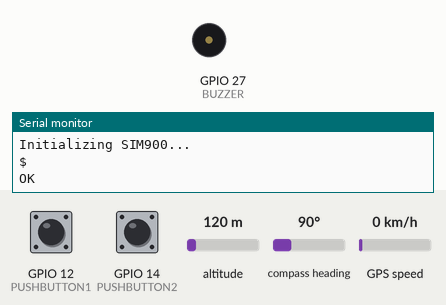
This sketch was run on a simulated ESP32. Parts: buzzer (waves = sounding), the last lines printed to the serial monitor. Inputs (shaded band) come from the test bench; at power-on: GPIO 14 (PUSHBUTTON2) HIGH, GPIO 12 (PUSHBUTTON1) HIGH, altitude 120 m, compass heading 90°, GPS speed 0 km/h. The GPS gets a fix after 3 s at 37.7749, -122.4194 with 8 satellites; the modem accepts every AT command (registered, SIM ready, sends succeed) and sends nothing else.

Above: at 2.7 s.
2.8 s: GPIO 14 (PUSHBUTTON2) pulled LOW for 1 s
At 4.3 s:
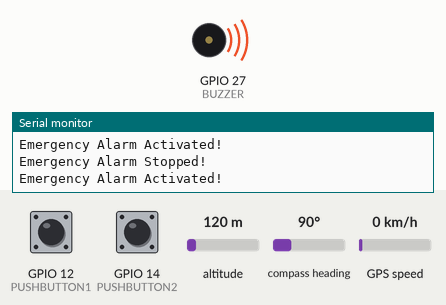
7.8 s: GPIO 14 (PUSHBUTTON2) pulled LOW for 3.2 s
12.5 s: GPIO 14 (PUSHBUTTON2) pulled LOW for 0.15 s
At 13.8 s:
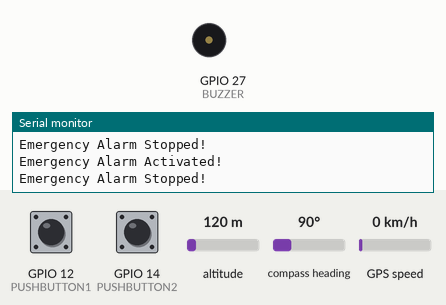
Timing chart, 0 to 15.5 s (numbered marks = the images above; inputs shaded):
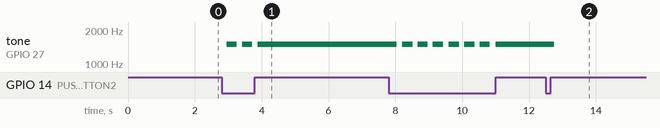

Measured:
- after the input at 2.8 s, tone on GPIO 27 (BUZZER): alternates 1500 Hz for 0.31 s and silent for 0.16 s, 5 changes in all, then stays 1500 Hz, starting after 0.15 s
- after the input at 12.5 s, tone on GPIO 27 (BUZZER): 1500 Hz → silent after 0.25 s instead of 3.5 s

The sketch:

Firmware.ino
```cpp
#include <HardwareSerial.h>
#include <TinyGPS++.h>

#define RXD2 17  // SIM900 TX -> ESP32 GPIO17 (RX2)
#define TXD2 16  // SIM900 RX -> ESP32 GPIO16 (TX2)
#define RXD1 26  // NEO-6M TX -> ESP32 GPIO26 (RX1)
#define TXD1 25  // NEO-6M RX -> ESP32 GPIO25 (TX1)

#define PUSHBUTTON1 12
#define PUSHBUTTON2 14
#define BUZZER 27   // Buzzer on GPIO25

#define HIGH_FREQ  1500   // High pitch frequency (Hz)
#define LOW_FREQ   1500    // Lower pitch frequency (Hz)
#define BEEP_DELAY 80     // Delay between tones (milliseconds)
#define ALARM_TIME 5000   // Max alarm duration (5 seconds)
#define DEBOUNCE_TIME 150  // Button debounce time

bool inCall = false;
bool alarmActive = false;   // Track if the alarm is ON or OFF

String phoneNumber = "xxxx-xxx-xxxx";
String phoneNumber2 = "xxxx-xxx-xxxx";
String message = "Emergency Alert! User pressed the emergency button! Last location active:";

unsigned long lastButtonPress1 = 0;
unsigned long lastButtonPress2 = 0;

// Use predefined Serial1 & Serial2 for ESP32
TinyGPSPlus gps; // TinyGPS++ Object

void setup() {
  Serial.begin(115200);  // Serial Monitor
  Serial2.begin(9600, SERIAL_8N1, RXD2, TXD2);  // SIM900 (GSM)
  Serial1.begin(9600, SERIAL_8N1, RXD1, TXD1);  // NEO-6M (GPS)

  pinMode(PUSHBUTTON1, INPUT_PULLUP);
  pinMode(PUSHBUTTON2, INPUT_PULLUP);
  pinMode(BUZZER, OUTPUT);

  digitalWrite(BUZZER, LOW);

  Serial.println("Initializing SIM900...");
  delay(1000);
  Serial2.println("AT");  // Test connection
  updateSerial();
}

void loop() {
  unsigned long currentMillis = millis();

  // Check SMS button press with debounce
  if (digitalRead(PUSHBUTTON1) == LOW && currentMillis - lastButtonPress1 > DEBOUNCE_TIME) {
    delay(DEBOUNCE_TIME);  // Additional debounce
    lastButtonPress1 = currentMillis;
    SendMessage();
  }

  // Check noise alarm button press with debounce
  if (digitalRead(PUSHBUTTON2) == LOW && currentMillis - lastButtonPress2 > DEBOUNCE_TIME) {
    delay(DEBOUNCE_TIME);  // Additional debounce
    lastButtonPress2 = currentMillis;
    NoiseAlarm();
  }

  // Read GPS Data
  while (Serial1.available()) {
    gps.encode(Serial1.read());
  }
}

void SendMessage() {
  Serial2.println("AT+CMGF=1");  // Set SMS mode
  updateSerial();

  Serial.println("Checking for call status...");
  unsigned long startTime = millis();
  while (millis() - startTime < 5000) {
    if (Serial2.available()) {
      String response = Serial2.readString();
      Serial.println("Response: " + response);
      if (response.indexOf("RING") != -1) {
        Serial.println("Incoming call detected! Answering...");
        Serial2.println("ATA");
        updateSerial();
        inCall = true;
        return;
      }
    }
  }

  if (inCall) {
    Serial.println("Ending active call...");
    Serial2.println("ATH");
    updateSerial();
    inCall = false;
    return;
  }

  Serial.println("No incoming call detected. Sending SMS...");

  String gpsMessage = message + getGPSData();  // Append GPS coordinates
  sendSMS(phoneNumber, gpsMessage);
  delay(3000);
  sendSMS(phoneNumber2, gpsMessage);
  delay(5000);

  Serial2.println("ATD" + phoneNumber2 + ";");  // Set SMS mode
  updateSerial();
  Serial.println("Calling " + phoneNumber2 + "...");
  delay(100000);
  Serial2.println("ATH");

}

void sendSMS(String number, String msg) {
  Serial2.print("AT+CMGS=\"");
  Serial2.print(number);
  Serial2.println("\"");
  updateSerial();

  Serial2.print(msg);
  Serial2.write(26);
  updateSerial();
  Serial.println("SMS Sent to " + number);
}

void NoiseAlarm() {
  alarmActive = !alarmActive;  // Toggle alarm state

  if (alarmActive) {
    Serial.println("Emergency Alarm Activated!");

    unsigned long startTime = millis();

    // Ensure buzzer oscillates properly
    for (int i = 0; i < (ALARM_TIME / (2 * BEEP_DELAY)); i++) {
      tone(BUZZER, HIGH_FREQ);
      delay(BEEP_DELAY);
      tone(BUZZER, LOW_FREQ);
      delay(BEEP_DELAY);

      if (digitalRead(PUSHBUTTON2) == LOW) { // Stop if button is pressed again
        delay(DEBOUNCE_TIME);
        alarmActive = false;
        break;
      }
    }

    Serial.println("Emergency Alarm Stopped!");
    noTone(BUZZER);
  } else {
    Serial.println("Buzzer Manually Stopped!");
    noTone(BUZZER);
  }
}

void updateSerial() {
  delay(500);
  while (Serial.available()) {
    Serial2.write(Serial.read());
  }
  while (Serial2.available()) {
    Serial.write(Serial2.read());
  }
}

// Function to Get GPS Coordinates
String getGPSData() {
  String gpsData = "";
  if (gps.location.isValid()) {
    gpsData = "\nLatitude, Longitude: " + String(gps.location.lat(), 6) + ", "+ String(gps.location.lng(), 6);
  } else {
    gpsData = "\nGPS Signal Not Available!";
  }
  return gpsData;
}
```
